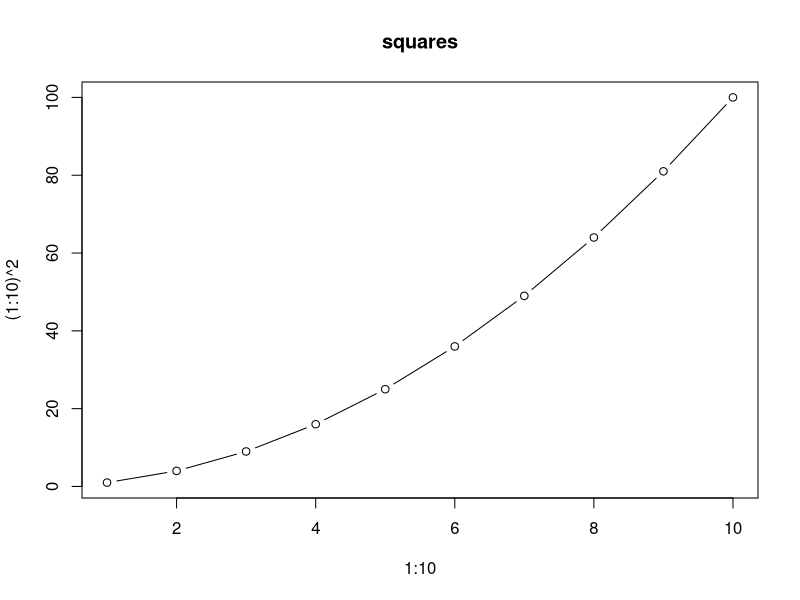

Source code (R): (Note: this script raises an error after producing the figure.)
## ---- chunk 1
n <- 10
message <- "hello from setup"
## ---- chunk 2
cat(message, "\n")
n * 2
## ---- chunk 3
secret <- 42
secret <- secret + 1
secret
## ---- chunk 4
plot(1:10, (1:10)^2, type = "b", main = "squares")
## ---- chunk 5
stop("boom: this is an intentional error")
